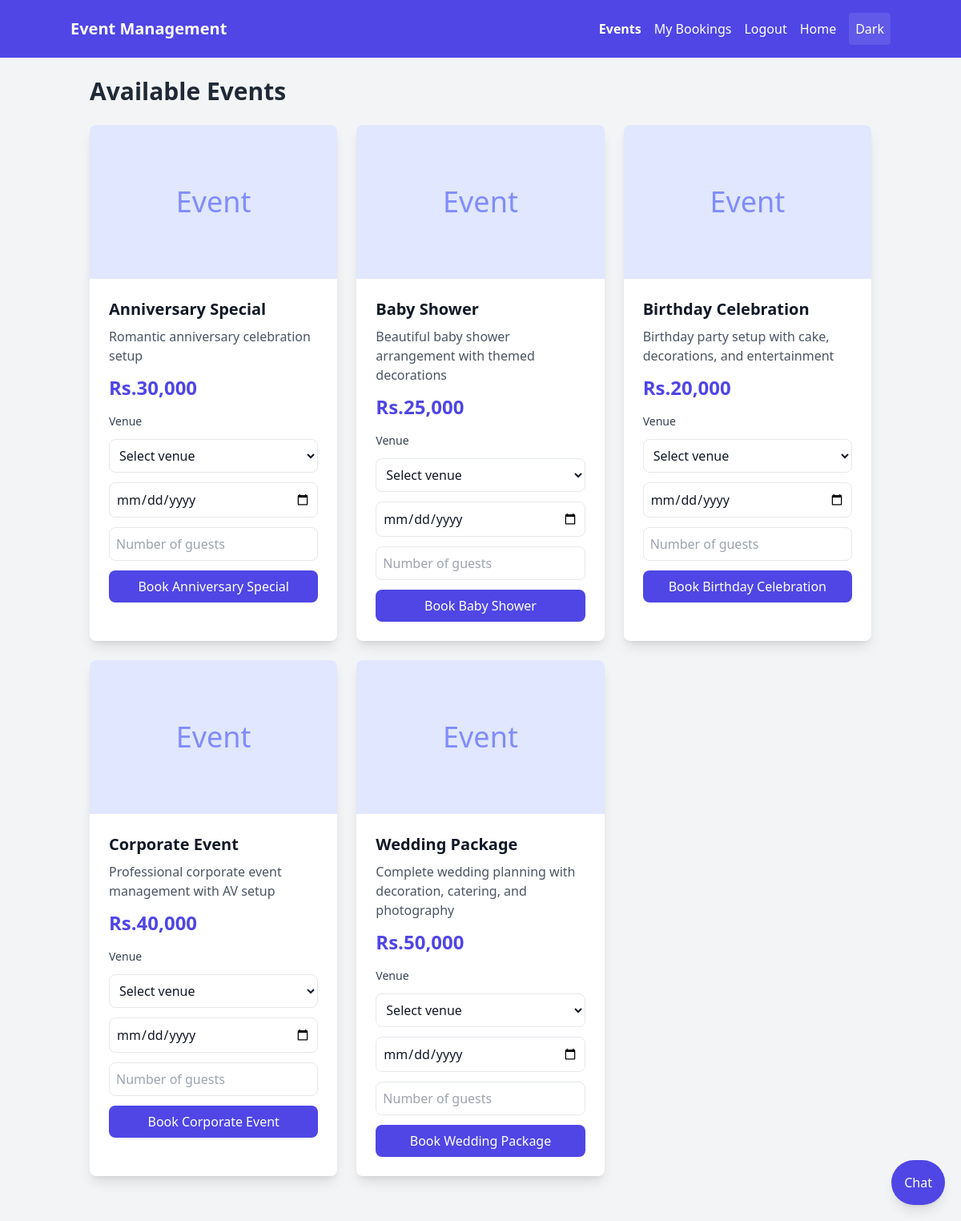
The page /events (signed in) on the database its author committed.
### tables this page shows
CREATE TABLE events(
        id INTEGER PRIMARY KEY AUTOINCREMENT,
        name TEXT NOT NULL,
        description TEXT,
        price DECIMAL(10,2) NOT NULL,
        category TEXT NOT NULL,
        created_at TIMESTAMP DEFAULT CURRENT_TIMESTAMP
    , image_url TEXT);

### app.py (the view)
@app.route("/events")
def events():
    conn = None
    try:
        conn = get_db()
        events_list = conn.execute("SELECT * FROM events ORDER BY category, name").fetchall()
        venues_list = conn.execute("SELECT * FROM venues ORDER BY name").fetchall()
        return render_template("events.html", events=events_list, venues=venues_list)
    finally:
        close_db_connection(conn)

### app.py (called while the page is built)
def get_db():
    conn = sqlite3.connect(Config.DATABASE, timeout=20.0)
    conn.row_factory = sqlite3.Row
    conn.execute('PRAGMA journal_mode=WAL;')
    return conn

def close_db_connection(conn):
    if conn:
        try:
            conn.close()
        except:
            pass

### templates/events.html (shortened to what this page needs)
<!DOCTYPE html>
<html lang="en">
<head>
    <script src="https://cdn.tailwindcss.com"></script>
</head>
<body class="bg-gray-100 dark:bg-gray-900 min-h-screen transition-colors">
<nav class="bg-indigo-600 dark:bg-indigo-800 text-white p-4">
    <div class="container mx-auto flex justify-between items-center">
        <h1 class="text-xl font-bold">Event Management</h1>
        <div class="space-x-4 flex items-center">
            <a href="/events" class="hover:underline font-semibold">Events</a>
            {% if session.user %}
                <a href="/my_bookings" class="hover:underline">My Bookings</a>
                <a href="/logout" class="hover:underline">Logout</a>
            {% else %}
                <a href="/login" class="hover:underline">Login</a>
            {% endif %}
            <a href="/" class="hover:underline">Home</a>
            <button type="button" onclick="toggleDark()" class="p-2 rounded bg-white/10 hover:bg-white/20" title="Toggle dark mode">Dark</button>
        </div>
    </div>
</nav>
<div class="container mx-auto p-6">
    <h2 class="text-3xl font-bold mb-6 text-gray-800 dark:text-gray-100">Available Events</h2>
    {% if session.user %}
        <div class="grid md:grid-cols-2 lg:grid-cols-3 gap-6 mb-8">
            {% for event in events %}
            <div class="bg-white dark:bg-gray-800 rounded-lg shadow-lg overflow-hidden transition-colors">
                {% if event.image_url %}
                <img src="{{ event.image_url }}" alt="{{ event.name }}" class="w-full h-48 object-cover">
                {% else %}
                <div class="w-full h-48 bg-indigo-100 dark:bg-gray-700 flex items-center justify-center text-4xl text-indigo-400">Event</div>
                {% endif %}
                <div class="p-6">
                    <h3 class="text-xl font-semibold mb-2 text-gray-900 dark:text-gray-100">{{ event.name }}</h3>
                    <p class="text-gray-600 dark:text-gray-300 mb-3">{{ event.description }}</p>
                    <p class="text-2xl font-bold text-indigo-600 dark:text-indigo-400 mb-4">Rs.{{ "{:,.0f}".format(event.price) }}</p>
                    <form method="POST" action="/book" class="space-y-3">
                        <label class="block text-sm font-medium text-gray-700 dark:text-gray-300">Venue</label>
                        <select name="venue_id" required class="w-full p-2 border dark:border-gray-600 rounded-lg bg-white dark:bg-gray-700 text-gray-900 dark:text-gray-100 focus:ring-2 focus:ring-indigo-500">
                            <option value="">Select venue</option>
                        </select>
                        <input type="date" name="date"
                               class="w-full p-2 border dark:border-gray-600 rounded-lg bg-white dark:bg-gray-700 text-gray-900 dark:text-gray-100 focus:ring-2 focus:ring-indigo-500"
                               required>
                        <input type="number" name="guests" placeholder="Number of guests" min="1" max="1000"
                               class="w-full p-2 border dark:border-gray-600 rounded-lg bg-white dark:bg-gray-700 text-gray-900 dark:text-gray-100 focus:ring-2 focus:ring-indigo-500"
                               required>
                        <button class="w-full bg-indigo-600 hover:bg-indigo-700 text-white p-2 rounded-lg transition duration-200">
                            Book {{ event.name }}
                        </button>
                    </form>
                </div>
            </div>
            {% endfor %}
        </div>
    {% endif %}
</div>
{% include "chatbot.html" %}
</body>
</html>

### rows shown on the page
events: name "Anniversary Special", description "Romantic anniversary celebration setup", price "30,000"
events: name "Baby Shower", description "Beautiful baby shower arrangement with themed decorations", price "25,000"
events: name "Birthday Celebration", description "Birthday party setup with cake, decorations, and entertainment", price "20,000"
events: name "Corporate Event", description "Professional corporate event management with AV setup", price "40,000"
events: name "Wedding Package", description "Complete wedding planning with decoration, catering, and photography", price "50,000"
